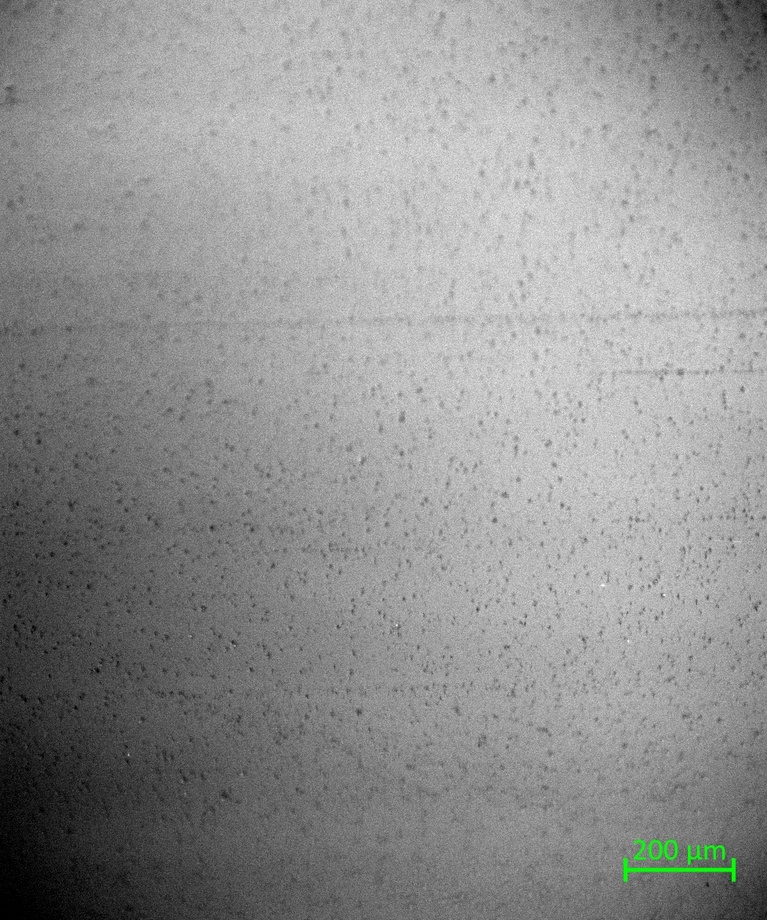
#> input picture ImageNew/1_Macro_10_1000_32_6_1.jpg, 767 x 920 px, shrunk from 1028 x 1232 before the run; its folder holds only this picture in this run
$ python -i classification_crystals.py   (imports and definitions only)
#> lines starting #> are read from the running program, lines starting #| are printed output that depends on the picture; after the words box and inside, x2 and y2 are one past the last pixel; in counts of white or black regions, pixels touching at a corner belong together
#> further down, picture is the input picture: shape (920, 767, 3); mean B, G, R 144.7, 145.1, 144.7
#import the libraries
import numpy as np
import pandas as pd
import seaborn as sns
import matplotlib.pyplot as plt
import cv2
import os

def get_files(folder_path):
    return os.listdir(folder_path)

def get_image(folder_path, file):
    return cv2.imread('%s/%s' % (folder_path, file))

# [36 lines left out: functions get_properties, images_to_verify, is_island, images_to_crop, crop_the_image, not called in this run]

def filter_nucleated_crystals(image):
    gray = cv2.cvtColor(image, cv2.COLOR_BGR2GRAY)
    # avg_tone = np.mean(gray)
    blurImg = cv2.GaussianBlur(gray, (5, 5), 0)
    thresh = cv2.adaptiveThreshold(blurImg, 255, cv2.ADAPTIVE_THRESH_GAUSSIAN_C, cv2.THRESH_BINARY, 7,-5)
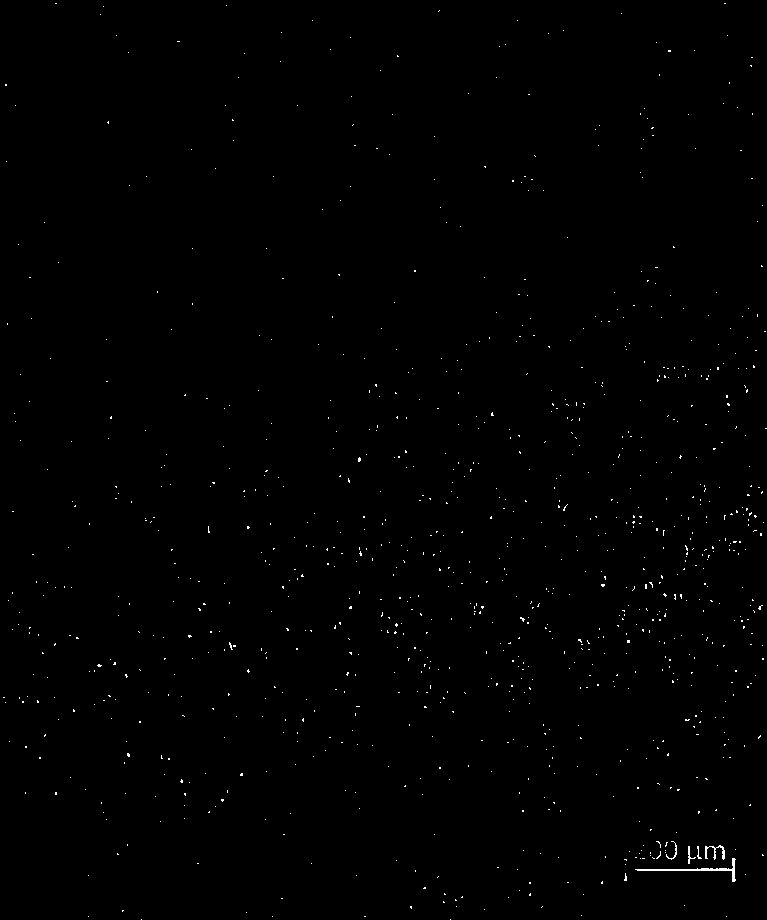
#> thresh: shape (920, 767); 0.39% white in thin lines or dots
    contours, _ = cv2.findContours(thresh, cv2.RETR_LIST, cv2.CHAIN_APPROX_SIMPLE)
#> contours = 997 contours, 995 with area under 20; largest, box (x1, y1, x2, y2) and area: (635, 858, 736, 882) 166, (705, 845, 725, 860) 52
    return contours, _, 'nucleated'

# [209 lines left out: functions filter_non_nucleated_crystals, status_color_image, filter, classification, proportion_contours, not called in this run]

>>> import cv2
>>> picture = cv2.imread('../ImageNew/1_Macro_10_1000_32_6_1.jpg')
>>> result = filter_nucleated_crystals(picture)
